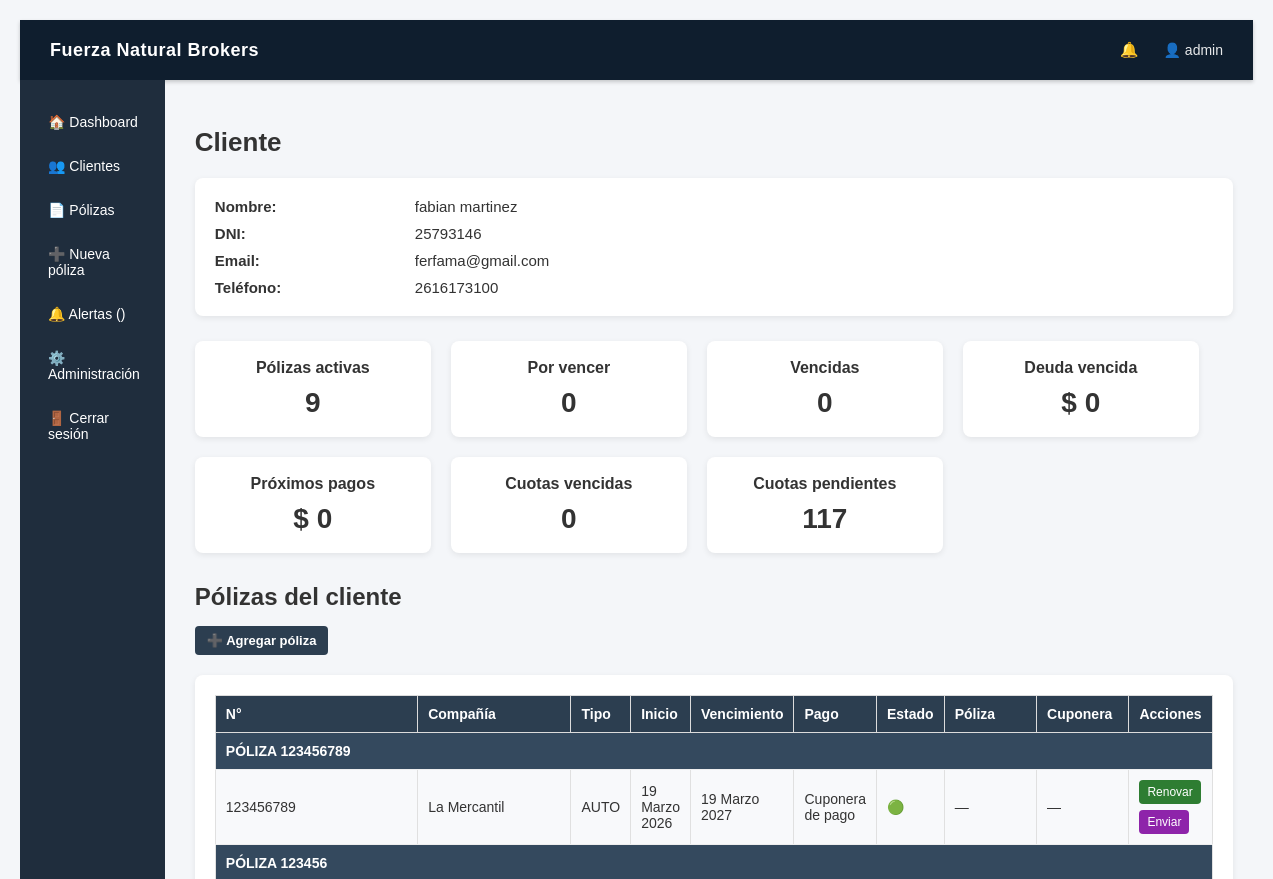
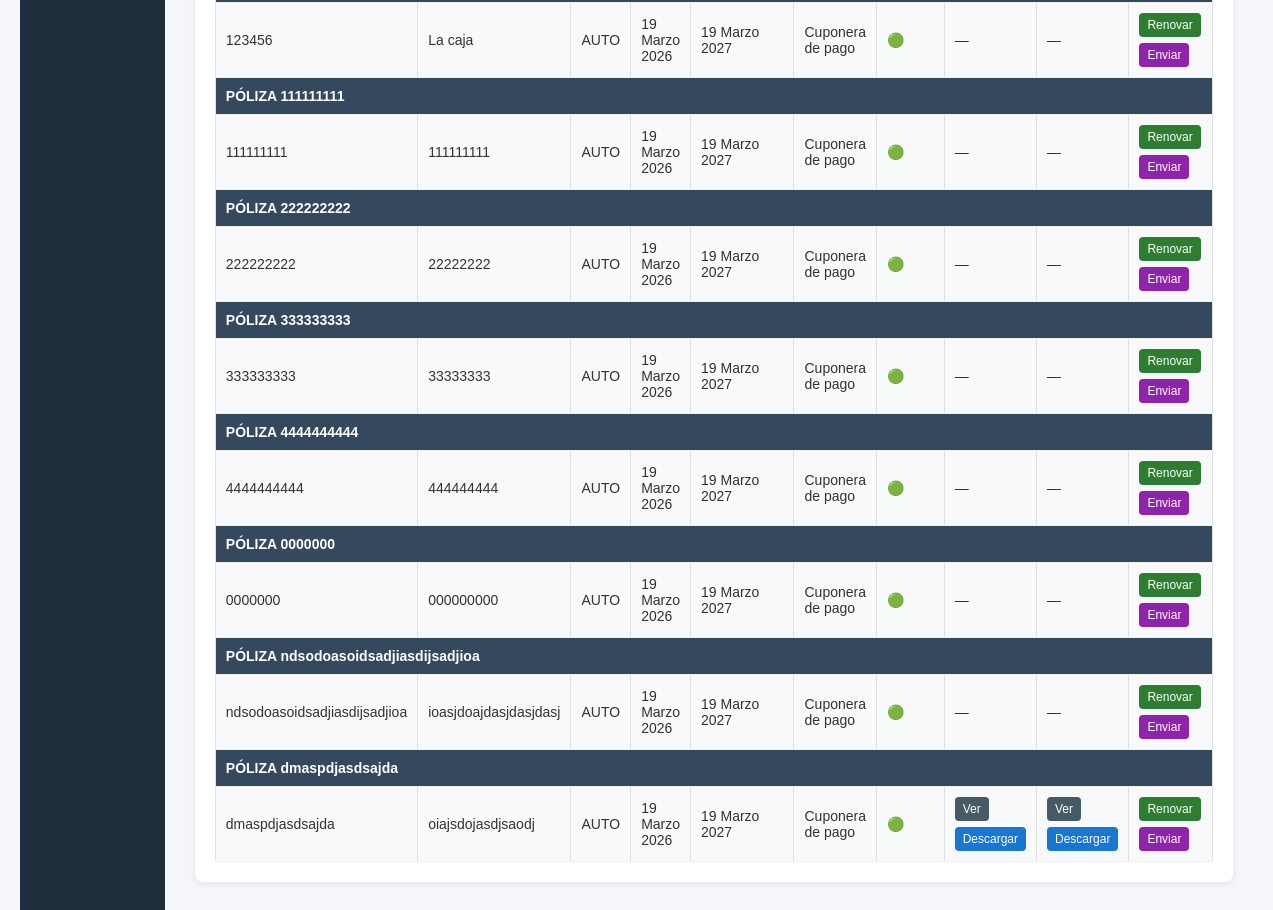
The app's page /clientes/ver/1/ (signed in) with its own data (2 pictures, top to bottom).
### accounts/models.py (models this page shows, shortened)
class User(AbstractUser):
    is_producer = models.BooleanField(default=False)

### clients/models.py (models this page shows, shortened)
class Client(models.Model):
    first_name = models.CharField(max_length=100, db_index=True)
    last_name = models.CharField(max_length=100, db_index=True)
    dni = models.CharField(
        max_length=20,
        unique=True,
        blank=True,
        null=True,
        db_index=True,
    )
    phone = models.CharField(max_length=20)
    email = models.EmailField(
        blank=True,
        null=True,
    )
    producer = models.ForeignKey(
        User,
        on_delete=models.CASCADE,
        limit_choices_to={"is_producer": True},
    )
    created_at = models.DateTimeField(auto_now_add=True)
    class Meta:
        ordering = ["last_name", "first_name"]
        indexes = [
            models.Index(fields=["last_name"]),
            models.Index(fields=["dni"]),
        ]
    @property
    def cuotas_vencidas(self):
        from policies.models import Payment
        return Payment.objects.filter(
            policy__client=self,
            estado="VENCIDO"
        ).count()
    @property
    def cuotas_pendientes(self):
        from policies.models import Payment
        return Payment.objects.filter(
            policy__client=self,
            estado="PENDIENTE"
        ).count()
    @property
    def total_deuda_vencida(self):
        from policies.models import Payment
        pagos = Payment.objects.filter(
            policy__client=self,
            estado="VENCIDO"
        )
        return sum(p.monto or 0 for p in pagos)
    @property
    def total_deuda_pendiente(self):
        from policies.models import Payment
        pagos = Payment.objects.filter(
            policy__client=self,
            estado="PENDIENTE"
        )
        return sum(p.monto or 0 for p in pagos)

### policies/models.py (models this page shows, shortened)
class Payment(models.Model):
    ESTADOS = [
        ("PENDIENTE", "Pendiente"),
        ("PAGADO", "Pagado"),
        ("VENCIDO", "Vencido"),
    ]
    policy = models.ForeignKey(
        Policy, on_delete=models.CASCADE, related_name="pagos", verbose_name="Póliza"
    )
    numero_cuota = models.IntegerField(verbose_name="Número de cuota")
    fecha_vencimiento = models.DateField(verbose_name="Fecha de vencimiento")
    fecha_pago = models.DateField(blank=True, null=True, verbose_name="Fecha de pago")
    estado = models.CharField(
        max_length=10, choices=ESTADOS, default="PENDIENTE", verbose_name="Estado"
    )
    monto = models.DecimalField(
        max_digits=10, decimal_places=2, blank=True, null=True, verbose_name="Monto"
    )
    comprobante = models.TextField(
        blank=True, null=True, verbose_name="URL comprobante"
    )
    class Meta:
        verbose_name = "Pago"
        verbose_name_plural = "Pagos"
        ordering = ["fecha_vencimiento"]

class Policy(models.Model):
    TIPOS_POLIZA = [
        ("AUTO", "Auto"),
        ("MOTO", "Moto"),
        ("HOGAR", "Hogar"),
        ("VIDA", "Vida"),
        ("COMERCIO", "Comercio"),
        ("AP", "Accidentes Personales"),
        ("RC", "Responsabilidad Civil"),
        ("OTRO", "Otro"),
    ]
    FORMAS_PAGO = [
        ("TARJETA", "Tarjeta de crédito"),
        ("CBU", "Débito / CBU"),
        ("CUPONERA", "Cuponera de pago"),
    ]
    FRECUENCIAS_CUPONERA = [
        (1, "Mensual"),
        (3, "Trimestral"),
        (4, "Cuatrimestral"),
        (6, "Semestral"),
        (12, "Anual"),
    ]
    client = models.ForeignKey(
        "clients.Client",
        on_delete=models.CASCADE,
        verbose_name="Cliente",
        db_index=True,
    )
    company = models.CharField(
        max_length=100,
        verbose_name="Compañía",
    )
    company_obj = models.ForeignKey(
        Company,
        on_delete=models.SET_NULL,
        null=True,
        blank=True,
        verbose_name="Compañía (estructura nueva)",
    )
    policy_number = models.CharField(
        max_length=50,
        verbose_name="Número de póliza",
        db_index=True,
    )
    tipo_poliza = models.CharField(
        max_length=20,
        choices=TIPOS_POLIZA,
        default="AUTO",
        verbose_name="Tipo de póliza",
    )
    insurance_type = models.CharField(
        max_length=100,
        blank=True,
        verbose_name="Detalle del seguro",
    )
    start_date = models.DateField(verbose_name="Fecha de inicio")
    end_date = models.DateField(
        verbose_name="Fecha de vencimiento",
        db_index=True,
    )
    pdf_poliza = models.TextField(
        blank=True,
        null=True,
        verbose_name="URL PDF de póliza",
    )
    forma_pago = models.CharField(
        max_length=20,
        choices=FORMAS_PAGO,
        default="TARJETA",
        verbose_name="Forma de pago",
    )
    cuponera_pdf = models.TextField(
        blank=True,
        null=True,
        verbose_name="URL cuponera",
    )
    frecuencia_cuponera = models.IntegerField(
        choices=FRECUENCIAS_CUPONERA,
        blank=True,
        null=True,
        verbose_name="Frecuencia de cuponera (meses)",
    )
    @property
    def pdf_url(self):
        return self.pdf_poliza
    @property
    def cuponera_url(self):
        return self.cuponera_pdf
    @property
    def estado(self):
        hoy = date.today()
        dias = (self.end_date - hoy).days
        if dias < 0:
            return "VENCIDA"
        elif dias <= 30:
            return "POR VENCER"
        else:
            return "ACTIVA"
    class Meta:
        verbose_name = "Póliza"
        verbose_name_plural = "Pólizas"
        ordering = ["end_date"]
        indexes = [
            models.Index(fields=["end_date"]),
            models.Index(fields=["policy_number"]),
        ]

### clients/views.py (the view)
# urls.py: path("ver/<int:cliente_id>/", views.ver_cliente, name="ver_cliente"),
@login_required
def ver_cliente(request, cliente_id):
    cliente = get_object_or_404(Client, id=cliente_id)
    hoy = date.today()
    poliza_id = request.GET.get("poliza")
    polizas_query = Policy.objects.filter(client=cliente)
    if poliza_id:
        polizas_query = polizas_query.filter(id=poliza_id)
    polizas = (
        polizas_query.annotate(
            estado_orden=Case(
                When(end_date__gte=hoy, then=1),
                default=2,
                output_field=IntegerField(),
            )
        ).order_by("estado_orden", "-end_date")
    )
    polizas_activas = 0
    polizas_por_vencer = 0
    polizas_vencidas = 0
    for p in polizas_query:
        dias = (p.end_date - hoy).days
        if dias < 0:
            polizas_vencidas += 1
        elif dias <= 30:
            polizas_por_vencer += 1
        else:
            polizas_activas += 1
    return render(
        request,
        "clientes/cliente_detalle.html",
        {
            "cliente": cliente,
            "polizas": polizas,
            "polizas_activas": polizas_activas,
            "polizas_por_vencer": polizas_por_vencer,
            "polizas_vencidas": polizas_vencidas,
        },
    )

### templates/clientes/cliente_detalle.html (shortened to what this page needs)
{% extends "base.html" %}
{% block content %}
<h1 class="title">Cliente</h1>
<div class="card">
<div class="cliente-info">
<strong>Nombre:</strong>
<span>{{ cliente.first_name }} {{ cliente.last_name }}</span>
<strong>DNI:</strong>
<span>{{ cliente.dni|default:"—" }}</span>
<strong>Email:</strong>
<span>{{ cliente.email|default:"—" }}</span>
<strong>Teléfono:</strong>
<span>{{ cliente.phone|default:"—" }}</span>
</div>
</div>
<div class="resumen">
<div class="resumen-card">
<strong>Pólizas activas</strong>
<h2>{{ polizas_activas }}</h2>
</div>
<div class="resumen-card">
<strong>Por vencer</strong>
<h2>{{ polizas_por_vencer }}</h2>
</div>
<div class="resumen-card">
<strong>Vencidas</strong>
<h2>{{ polizas_vencidas }}</h2>
</div>
<div class="resumen-card">
<strong>Deuda vencida</strong>
<h2>$ {{ cliente.total_deuda_vencida }}</h2>
</div>
<div class="resumen-card">
<strong>Próximos pagos</strong>
<h2>$ {{ cliente.total_deuda_pendiente }}</h2>
</div>
<div class="resumen-card">
<strong>Cuotas vencidas</strong>
<h2>{{ cliente.cuotas_vencidas }}</h2>
</div>
<div class="resumen-card">
<strong>Cuotas pendientes</strong>
<h2>{{ cliente.cuotas_pendientes }}</h2>
</div>
</div>
<h2>Pólizas del cliente</h2>
<div style="margin-bottom:20px;">
<a href="/polizas/nueva/?cliente={{ cliente.id }}" class="btn btn-primary">
➕ Agregar póliza
</a>
</div>
<div class="card">
<table class="tabla-polizas">
<thead>
<tr>
<th>N°</th>
<th>Compañía</th>
<th>Tipo</th>
<th>Inicio</th>
<th>Vencimiento</th>
<th>Pago</th>
<th>Estado</th>
<th>Póliza</th>
<th>Cuponera</th>
<th>Acciones</th>
</tr>
</thead>
<tbody>
{% regroup polizas by policy_number as polizas_agrupadas %}
{% for grupo in polizas_agrupadas %}
<tr class="grupo-poliza">
<td colspan="10">PÓLIZA {{ grupo.grouper }}</td>
</tr>
{% for poliza in grupo.list %}
<tr>
<td>{{ poliza.policy_number }}</td>
<td>{{ poliza.company }}</td>
<td>{{ poliza.tipo_poliza }}</td>
<td>{{ poliza.start_date }}</td>
<td>{{ poliza.end_date }}</td>
<td>{{ poliza.get_forma_pago_display }}</td>
<td>
{% if poliza.estado == "ACTIVA" %}
🟢
{% elif poliza.estado == "POR VENCER" %}
🟠
{% else %}
🔴
{% endif %}
</td>
<td>
{% if poliza.pdf_url %}
<div class="acciones-poliza">
<a href="{{ poliza.pdf_url }}" target="_blank" class="btn-mini btn-ver">Ver</a>
<a href="{{ poliza.pdf_url }}" download class="btn-mini btn-descargar">Descargar</a>
</div>
{% else %}
—
{% endif %}
</td>
<td>
{% if poliza.forma_pago == "CUPONERA" and poliza.cuponera_url %}
<div class="acciones-poliza">
<a href="{{ poliza.cuponera_url }}" target="_blank" class="btn-mini btn-ver">Ver</a>
<a href="{{ poliza.cuponera_url }}" download class="btn-mini btn-descargar">Descargar</a>
</div>
{% else %}
—
{% endif %}
</td>
<td>
<div class="acciones-poliza">
<a href="/polizas/renovar/{{ poliza.id }}/" class="btn-mini btn-renovar">
Renovar
</a>
<form method="POST" action="/polizas/enviar/{{ poliza.id }}/">
<button type="submit" class="btn-mini btn-email">
Enviar
</button>
</form>
</div>
</td>
</tr>
{% endfor %}
{% endfor %}
</tbody>
</table>
</div>
{% endblock %}

### templates/base.html (shortened to what this page needs)
{% load static %}
<!DOCTYPE html>
<html lang="es">
<head>
<link rel="stylesheet" href="{% static 'images/css/crm.css' %}">
</head>
<body>
<div class="topbar">
<div class="logo">
Fuerza Natural Brokers
</div>
<div class="topbar-right">
<div class="alert-bell">
🔔
</div>
<div class="user-info">
👤 {{ request.user.username }}
</div>
</div>
</div>
<div class="layout">
<div class="sidebar">
<a href="/">🏠 Dashboard</a>
<a href="/clientes/">👥 Clientes</a>
<a href="/polizas/">📄 Pólizas</a>
<a href="/polizas/nueva/">➕ Nueva póliza</a>
<a href="/alertas/">
🔔 Alertas
<span class="
">
({{ alert_count }})
</span>
</a>
<a href="/admin/">⚙️ Administración</a>
<a href="/accounts/logout/">🚪 Cerrar sesión</a>
</div>
<div class="content">
{% block content %}
{% endblock %}
</div>
</div>
</body>
</html>

### static/images/css/crm.css (style rules this page uses)
body { font-family: Arial, Helvetica, sans-serif; background: #f4f6f8; margin: 0; padding: 20px; color: #333; }
h1 { font-size: 26px; margin-bottom: 20px; font-weight: 600; }
h2 { margin-top: 30px; margin-bottom: 15px; font-weight: 600; }
.card { background: white; padding: 20px; margin-bottom: 20px; border-radius: 8px; box-shadow: 0 2px 6px rgba(0,0,0,0.08); }
.resumen { display: flex; gap: 20px; margin-bottom: 30px; flex-wrap: wrap; }
.resumen-card { background: white; padding: 20px; width: 200px; text-align: center; border-radius: 8px; box-shadow: 0 2px 6px rgba(0,0,0,0.08); }
.resumen-card h2 { margin: 10px 0 0 0; font-size: 28px; }
.btn { display: inline-block; padding: 7px 12px; font-size: 13px; text-decoration: none; border-radius: 4px; font-weight: bold; margin-right: 4px; border: none; cursor: pointer; }
.btn-primary { background: #2c3e50; color: white; }
.btn-renovar { background: #1976d2; color: white; }
table { width: 100%; border-collapse: collapse; background: white; font-size: 14px; table-layout: auto; }
th { background: #2c3e50; color: white; padding: 12px; text-align: left; border: 1px solid #dcdcdc; white-space: nowrap; }
td { padding: 10px; border: 1px solid #e0e0e0; vertical-align: middle; }
tr:nth-child(even) { background: #f8f9fb; }
.grupo-poliza td { background: #34495e; color: white; font-weight: bold; padding: 10px; }

### templates/base.html (style rules this page uses)
body { margin:0; font-family:Arial, Helvetica, sans-serif; background:#f4f6f9; }
.topbar { height:60px; background:#0f1e2e; color:white; display:flex; align-items:center; justify-content:space-between; padding:0 30px; box-shadow:0 2px 4px rgba(0,0,0,0.2); }
.logo { font-weight:bold; font-size:18px; letter-spacing:0.5px; }
.topbar-right { display:flex; align-items:center; gap:20px; }
.alert-bell { position:relative; cursor:pointer; font-size:15px; }
.layout { display:flex; min-height:calc(100vh - 60px); }
.sidebar { width:250px; background:#1f2d3d; padding-top:20px; }
.sidebar a { display:block; color:white; padding:14px 25px; text-decoration:none; font-size:14px; transition:0.2s; border-left:3px solid transparent; }
.content { flex:1; padding:30px; }
.user-info { font-size:14px; opacity:0.9; }

### templates/clientes/cliente_detalle.html (style rules this page uses)
.cliente-info { display:grid; grid-template-columns:180px 1fr; row-gap:10px; column-gap:20px; font-size:15px; }
.resumen { display:flex; gap:20px; margin:25px 0; flex-wrap:wrap; }
.resumen-card { background:white; padding:18px; border-radius:8px; box-shadow:0 2px 6px rgba(0,0,0,0.08); width:200px; text-align:center; }
.resumen-card h2 { margin:10px 0 0 0; }
.tabla-polizas { width:100%; border-collapse:collapse; font-size:14px; }
.tabla-polizas th { background:#2c3e50; color:white; padding:10px; text-align:left; }
.tabla-polizas td { padding:10px; border-bottom:1px solid #eee; vertical-align:middle; }
.grupo-poliza td { background:#34495e; color:white; font-weight:bold; }
.acciones-poliza { display:flex; gap:6px; flex-wrap:wrap; align-items:center; }
.btn-mini { padding:5px 8px; border-radius:4px; font-size:12px; border:none; cursor:pointer; text-decoration:none; display:inline-block; color:white; }
.btn-ver { background:#455a64; }
.btn-descargar { background:#1976d2; }
.btn-email { background:#8e24aa; }
.btn-renovar { background:#2e7d32; }

### records on screen
User: user.username "admin"
Client: first_name "fabian", last_name "martinez", dni "25793146", email "ferfama@gmail.com", phone "2616173100", total_deuda_vencida "0", total_deuda_pendiente "0", cuotas_vencidas "0", cuotas_pendientes "117"
Policy: grouper "123456789", policy_number "123456789", company "La Mercantil", tipo_poliza "AUTO", start_date "19 Marzo 2026", end_date "19 Marzo 2027", forma_pago "Cuponera de pago"
Policy: grouper "123456", policy_number "123456", company "La caja", tipo_poliza "AUTO", start_date "19 Marzo 2026", end_date "19 Marzo 2027", forma_pago "Cuponera de pago"
Policy: grouper "111111111", policy_number "111111111", company "111111111", tipo_poliza "AUTO", start_date "19 Marzo 2026", end_date "19 Marzo 2027", forma_pago "Cuponera de pago"
Policy: grouper "222222222", policy_number "222222222", company "22222222", tipo_poliza "AUTO", start_date "19 Marzo 2026", end_date "19 Marzo 2027", forma_pago "Cuponera de pago"
Policy: grouper "333333333", policy_number "333333333", company "33333333", tipo_poliza "AUTO", start_date "19 Marzo 2026", end_date "19 Marzo 2027", forma_pago "Cuponera de pago"
Policy: grouper "4444444444", policy_number "4444444444", company "444444444", tipo_poliza "AUTO", start_date "19 Marzo 2026", end_date "19 Marzo 2027", forma_pago "Cuponera de pago"
Policy: grouper "0000000", policy_number "0000000", company "000000000", tipo_poliza "AUTO", start_date "19 Marzo 2026", end_date "19 Marzo 2027", forma_pago "Cuponera de pago"
Policy: grouper "ndsodoasoidsadjiasdijsadjioa", policy_number "ndsodoasoidsadjiasdijsadjioa", company "ioasjdoajdasjdasjdasj", tipo_poliza "AUTO", start_date "19 Marzo 2026", end_date "19 Marzo 2027", forma_pago "Cuponera de pago"
Policy: grouper "dmaspdjasdsajda", policy_number "dmaspdjasdsajda", company "oiajsdojasdjsaodj", tipo_poliza "AUTO", start_date "19 Marzo 2026", end_date "19 Marzo 2027", forma_pago "Cuponera de pago"
